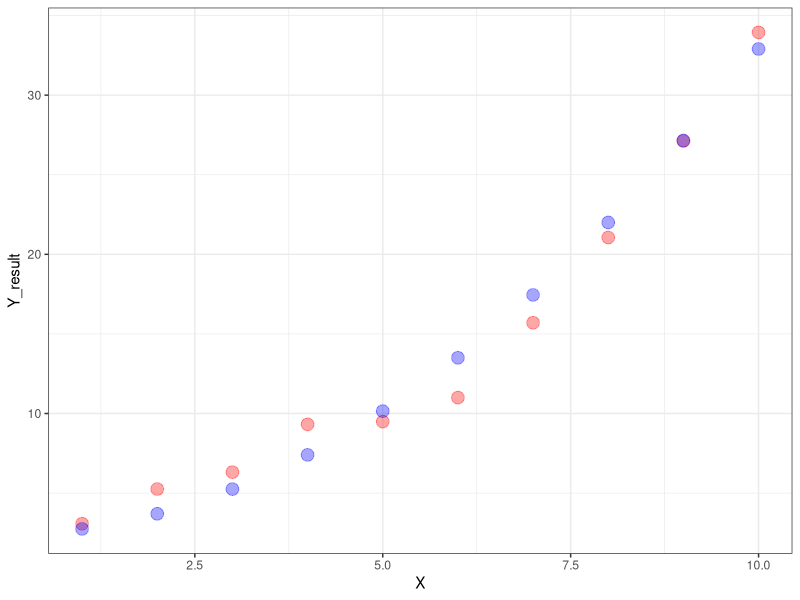
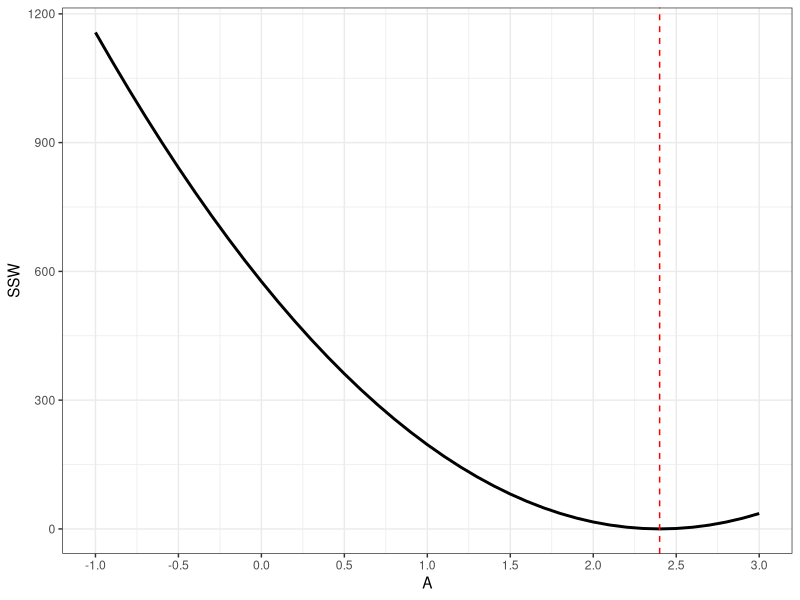

Write the R code that produced these figures, in order.
## ---- chunk 1
library(tidyverse)
library(broom)
## ---- chunk 2
set.seed(12345)

A = 1
B = 0.5
C = 0.25
X = 1:10

W = runif(10,min = -3, max = 3)
values <- data.frame(X = X, Y_determ = A + B*X + C*X^2, Y_result = A + B*X + C*X^2 + W)
values
## ---- chunk 3
poss_A = seq(from = -1, to = 3, by = 0.1)
poss_B = seq(from = 0, to = 2, by = 0.05)
poss_C = seq(from = 0, to = 1, by = 0.025)

all_possible <- expand.grid(A = poss_A, B = poss_B, C = poss_C)
all_possible$SS <- NA
all_possible$SSW <- NA

for( i in 1:nrow(all_possible)){
  # print(i)
  pred_Y = all_possible$A[i] + all_possible$B[i]*X + all_possible$C[i]*(X^2)
  
  
  all_possible$SS[i] <- sum(pred_Y - values$Y_determ)^2
  all_possible$SSW[i] <- sum(pred_Y - values$Y_result)^2
}

id <- which(all_possible$SS == min(all_possible$SS))
all_possible[id,]

id <- which(all_possible$SSW == min(all_possible$SSW))
all_possible[id,]

values$Pred_Y <- all_possible$A[id] + all_possible$B[id]*X + all_possible$C[id]*X^2


## ---- chunk 4
ggplot(data = values) + 
  geom_point(aes(x = X, y = Y_result), size = 4, colour = "red", alpha = 0.35) +
  geom_point(aes(x = X, y = Pred_Y), size = 4, colour = "blue", alpha = 0.35) + 
  theme_bw()
  
## ---- chunk 5
id <- which(all_possible$B == 0.05 & round(all_possible$C,digits = 3) == 0.300)

ggplot(data = all_possible[id,]) + 
  geom_line(aes(x = A, y = SSW), size = 1) + 
  geom_vline(aes(xintercept = 2.4), colour = "red", linetype = "dashed") +
  scale_x_continuous(breaks = seq(-1,3,by = 0.5)) +
  theme_bw()

